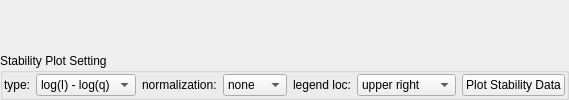
       <widget class="QWidget" name="tab_3">
        <attribute name="title">
         <string>Stability</string>
        </attribute>
        <layout class="QGridLayout" name="gridLayout_6">
         <property name="leftMargin">
          <number>0</number>
         </property>
         <property name="topMargin">
          <number>0</number>
         </property>
         <property name="rightMargin">
          <number>0</number>
         </property>
         <property name="bottomMargin">
          <number>0</number>
         </property>
         <item row="0" column="0">
          <widget class="PlotWidget" name="mp_stab" native="true">
           <property name="sizePolicy">
            <sizepolicy hsizetype="Expanding" vsizetype="Expanding">
             <horstretch>0</horstretch>
             <verstretch>0</verstretch>
            </sizepolicy>
           </property>
          </widget>
         </item>
         <item row="1" column="0">
          <widget class="QGroupBox" name="groupBox_4">
           <property name="sizePolicy">
            <sizepolicy hsizetype="Expanding" vsizetype="Preferred">
             <horstretch>0</horstretch>
             <verstretch>0</verstretch>
            </sizepolicy>
           </property>
           <property name="minimumSize">
            <size>
             <width>0</width>
             <height>0</height>
            </size>
           </property>
           <property name="title">
            <string>Stability Plot Setting</string>
           </property>
           <layout class="QGridLayout" name="gridLayout_17">
            <property name="leftMargin">
             <number>1</number>
            </property>
            <property name="topMargin">
             <number>1</number>
            </property>
            <property name="rightMargin">
             <number>1</number>
            </property>
            <property name="bottomMargin">
             <number>1</number>
            </property>
            <item row="0" column="1">
             <widget class="QComboBox" name="cb_stab_type">
              <property name="currentIndex">
               <number>3</number>
              </property>
              <item>
               <property name="text">
                <string>I - q</string>
               </property>
              </item>
              <item>
               <property name="text">
                <string>I - log(q)</string>
               </property>
              </item>
              <item>
               <property name="text">
                <string>log(I) - q</string>
               </property>
              </item>
              <item>
               <property name="text">
                <string>log(I) - log(q)</string>
               </property>
              </item>
             </widget>
            </item>
            <item row="0" column="4">
             <widget class="QLabel" name="label_68">
              <property name="text">
               <string>legend loc:</string>
              </property>
             </widget>
            </item>
            <item row="0" column="3">
             <widget class="QComboBox" name="cb_stab_norm">
              <property name="currentIndex">
               <number>0</number>
              </property>
              <item>
               <property name="text">
                <string>none</string>
               </property>
              </item>
              <item>
               <property name="text">
                <string>I' = Iq2</string>
               </property>
              </item>
              <item>
               <property name="text">
                <string>I' = Iq4</string>
               </property>
              </item>
              <item>
               <property name="text">
                <string>I' = I/Io</string>
               </property>
              </item>
             </widget>
            </item>
            <item row="0" column="5">
             <widget class="QComboBox" name="stab_legend_loc">
              <item>
               <property name="text">
                <string>upper right</string>
               </property>
              </item>
              <item>
               <property name="text">
                <string>upper center</string>
               </property>
              </item>
              <item>
               <property name="text">
                <string>upper left</string>
               </property>
              </item>
              <item>
               <property name="text">
                <string>center right</string>
               </property>
              </item>
              <item>
               <property name="text">
                <string>center</string>
               </property>
              </item>
              <item>
               <property name="text">
                <string>center left</string>
               </property>
              </item>
              <item>
               <property name="text">
                <string>lower right</string>
               </property>
              </item>
              <item>
               <property name="text">
                <string>lower center</string>
               </property>
              </item>
              <item>
               <property name="text">
                <string>lower left</string>
               </property>
              </item>
             </widget>
            </item>
            <item row="0" column="0">
             <widget class="QLabel" name="label_14">
              <property name="text">
               <string>type:</string>
              </property>
             </widget>
            </item>
            <item row="0" column="2">
             <widget class="QLabel" name="label_16">
              <property name="text">
               <string>normalization:</string>
              </property>
             </widget>
            </item>
            <item row="0" column="6">
             <widget class="QPushButton" name="pushButton_plot_stability">
              <property name="text">
               <string>Plot Stability Data</string>
              </property>
             </widget>
            </item>
           </layout>
          </widget>
         </item>
        </layout>
       </widget>
